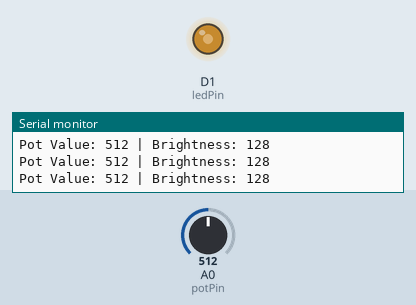
The sketch below on a simulated ESP8266 (NodeMCU). Shown: output pins drawn as LEDs (lit = HIGH), the last lines printed to the serial monitor. Inputs (shaded band) come from the test bench; at power-on: A0 (potPin) = 512.

Above: at 1.2 s.
1.3 s: A0 (potPin) set to 716
At 2.3 s:
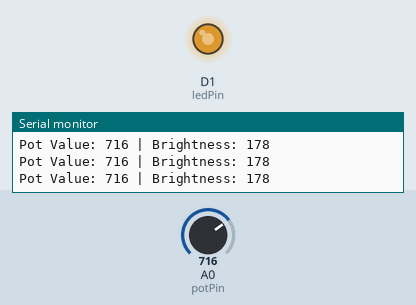
2.8 s: A0 (potPin) set to 900
At 3.6 s:
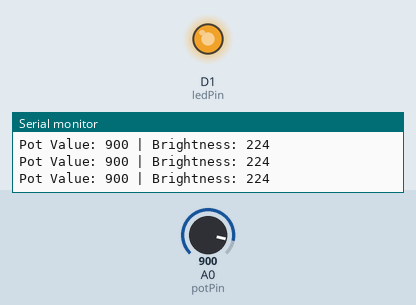
4.3 s: A0 (potPin) set to 122
At 5.0 s:
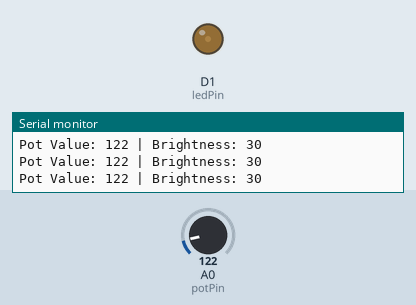
5.8 s: A0 (potPin) set to 0
At 6.3 s:
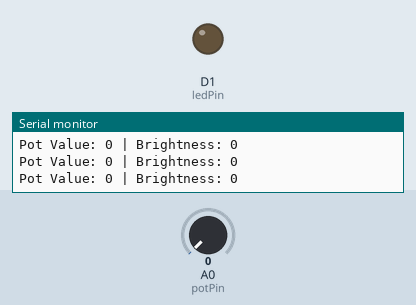
Timing chart, 0 to 8.3 s (numbered marks = the images above; inputs shaded):
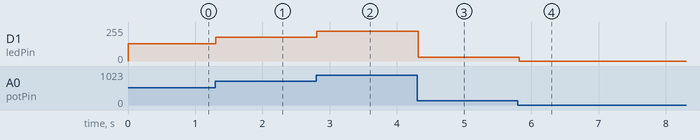

The sketch:

LED_Dimmng_with_potentiometer.ino
```cpp
#include <Arduino.h>
// Arduino.h நூலகத்தை சேர்க்கவும்
// Include the Arduino core library

const int ledPin = D1; // D1 = GPIO5
// LED-க்கு D1 (GPIO5) பின்னை அமைக்கவும்
// Set the LED pin to D1 (GPIO5)

const int potPin = A0; // Analog input pin
// பொட்டென்ஷியோமீட்டருக்காக A0 அனலாக் உள்ளீட்டை பயன்படுத்தவும்
// Use analog pin A0 for potentiometer

void setup() {
  Serial.begin(115200);
  // சீரியல் தொடர்பை 115200 baud rate-இல் துவக்கவும்
  // Start Serial communication at 115200 baud

  pinMode(ledPin, OUTPUT);
  // ledPin-ஐ OUTPUT ஆக அமைக்கவும்
  // Set ledPin as output
}

void loop() {
  int potValue = analogRead(potPin);
  // A0 (potPin) இலிருந்து அனலாக் மதிப்பை படிக்கவும்
  // Read analog value from potPin (0 to 1023)

  int brightness = map(potValue, 0, 1023, 0, 255);
  // 0–1023 மதிப்பை 0–255 மதிப்பாக மாற்றவும்
  // Convert analog value to PWM brightness

  analogWrite(ledPin, brightness);
  // LED பிரகாசத்தை PWM மூலம் கட்டுப்படுத்தவும்
  // Control LED brightness using PWM

  Serial.print("Pot Value: "); Serial.print(potValue);
  Serial.print(" | Brightness: "); Serial.println(brightness);
  // சீரியல் மானிட்டரில் மதிப்புகளை அச்சிடவும்
  // Print pot value and brightness on Serial Monitor

  delay(100);
  // ஒவ்வொரு கட்டணத்திற்கும் 100 மில்லி விநாடி தாமதம் விடவும்
  // Delay for smooth serial printing
}
```

Measured:
- after the input at 1.3 s, D1 (ledPin): 128/255 → 178/255 at once
- after the input at 2.8 s, D1 (ledPin): 178/255 → 224/255 at once
- after the input at 4.3 s, D1 (ledPin): 224/255 → 30/255 at once
- after the input at 5.8 s, D1 (ledPin): 30/255 → 0/255 at once
